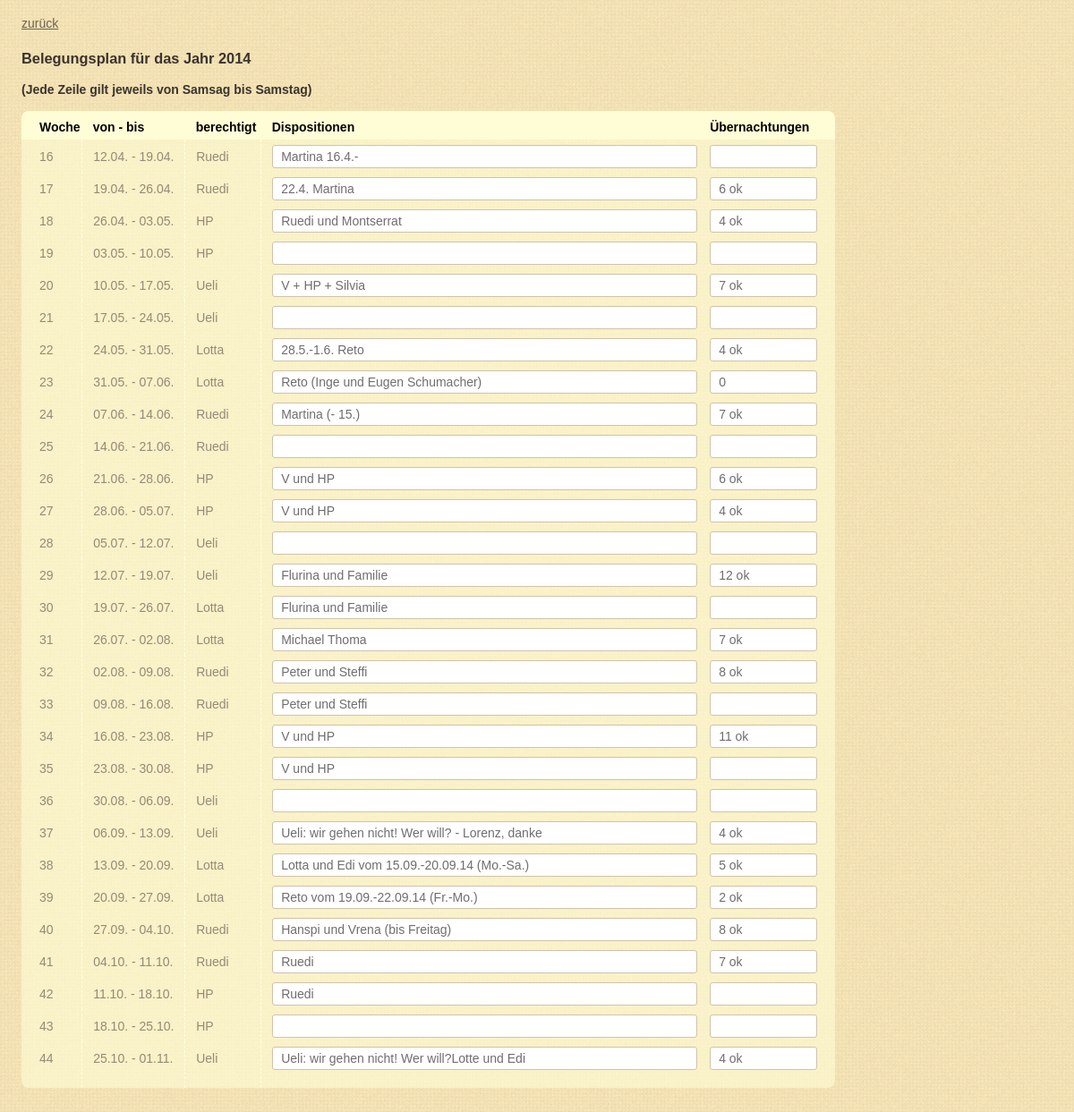
The app's page /history.php?jahr=2014, older data.
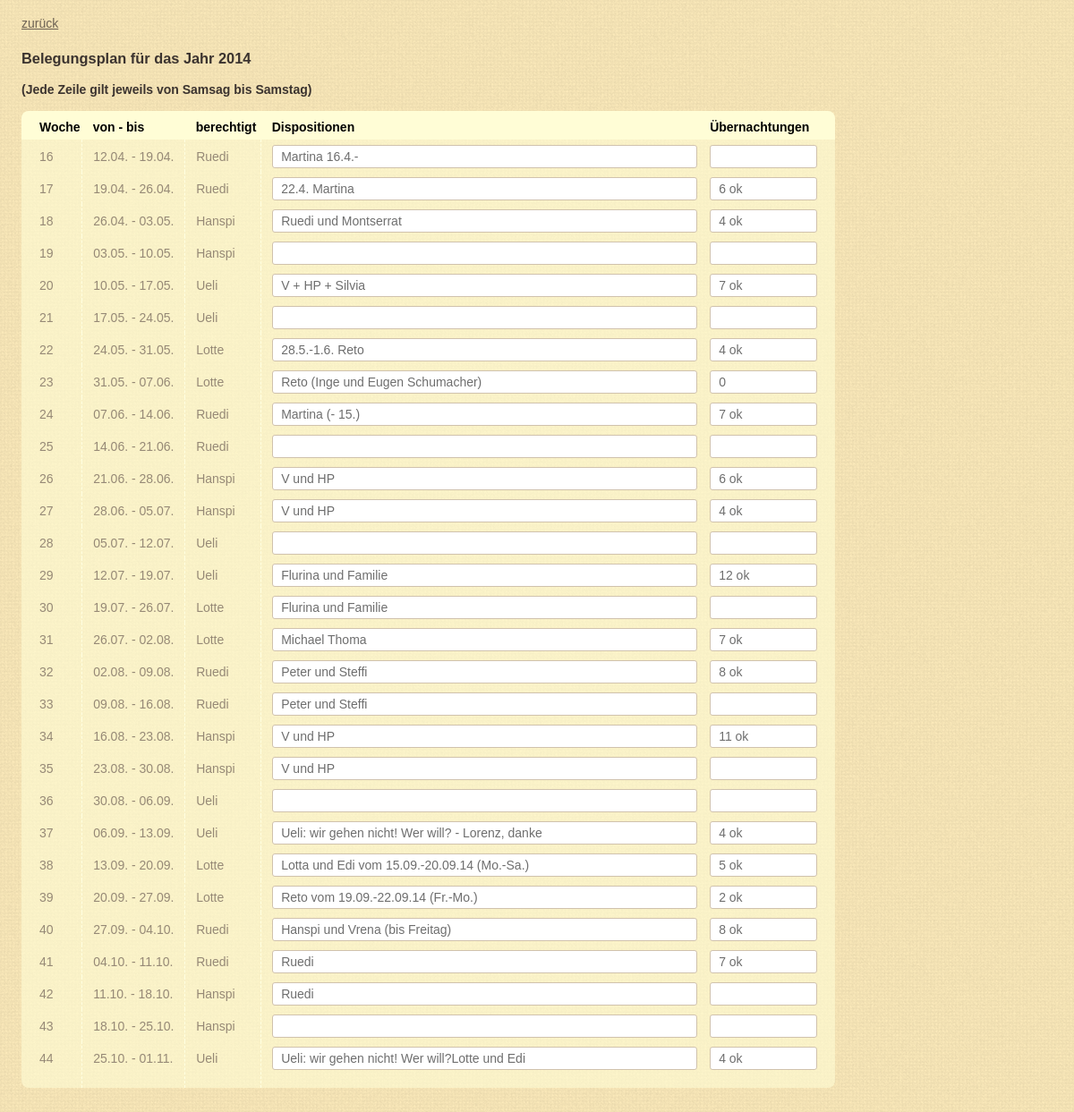
The same page, newer data.
### tables this page shows
CREATE TABLE IF NOT EXISTS `giusiwochen` (
  `jahr` int(8) NOT NULL DEFAULT '0',
  `woche` int(4) NOT NULL DEFAULT '0',
  `datum` varchar(20) DEFAULT NULL,
  `berechtigt` varchar(20) DEFAULT NULL,
  `text` varchar(250) DEFAULT NULL,
  `naechte` varchar(200) NOT NULL DEFAULT ''
);

### web/global.php (called while the page is built)
<?php
$css_url = "css/css-2015-10-16.css";
?>

### web/kalender.php (the view, shortened to what this page needs)
<?php
function getDB() {
	$user = "web225";
	$pwd = "svenska";
	if (strtolower($_SERVER["HTTP_HOST"]) == 'localhost') {
		$user = "web225";
		$pwd = "svenska";
	}
	$link = mysql_connect("localhost", $user, $pwd);
	return $link;
}
function getWeekOfYear($jahr) {
	$my_array = localtime(time(), 1);
	$year = $my_array["tm_year"];
	if ($jahr > (1900 + $year)) {
		return -1;
	} else if ($jahr < (1900 + $year)) {
		return 999;
	}
	$startSA = getFirstSa($jahr);
	$dayofyear = $my_array["tm_yday"] + 1;
	$daysPassed = $dayofyear - $startSA;
	$weekofyear = ceil($daysPassed / 7 );
	return $weekofyear;
}
	?>
	<?php
function printKalender($result, $jahr, $saveButton, $action) {
	$weekofyear = getWeekOfYear($jahr);
	?>
	<div id="plan">
		<h3>Belegungsplan für das Jahr <?php echo $jahr; ?></h2>
		<b>(Jede Zeile gilt jeweils von Samsag bis Samstag)</b>
		<br/>
		<br/>
		<table>
			<thead>
				<td>Woche</td>
				<td>von - bis</td>
				<td>berechtigt</td>
				<td>Dispositionen</td>
				<td>Übernachtungen</td>
			</thead>
			<tbody>
			<?php
			while (list ($woche, $datum, $berechtigt, $text, $naechte) = mysql_fetch_row ($result)) {
				$fontColorClass = '';
				if ($woche < $weekofyear) {
					$fontColorClass = 'passed-week';
				} else if ($woche == $weekofyear) {
					$fontColorClass = 'current-week';
				}
				?>
				<tr>
					<td class="col-week <?php print $fontColorClass ?>"><?php print $woche ?></td>
					<td class="col-date <?php print $fontColorClass ?>"><?php print $datum ?></td>
					<td class="col-who <?php print $fontColorClass ?>"><?php print $berechtigt ?></td>
					<td class="col-text <?php print $fontColorClass ?>"><input type="text" name="text" value="<?php print $text; ?>"></td>
					<td class="col-nights <?php print $fontColorClass ?>"><input type="text" name="naechte" value="<?php print $naechte; ?>"></td>
				</tr>
				<?php
			}
			?>
			</tbody>
		</table>
	<br/>
	<br/>
	</div>
	<?php
}
function printYear($jahr, $printInfos, $saveButton, $action) {
	$link = getDB();
	$result = mysql_query ("SELECT woche, datum, berechtigt, text, naechte FROM giusiwochen WHERE jahr='$jahr' ORDER BY woche", $link);
	if (!$result) {
		print mysql_error();
	} else {
		printKalender($result, $jahr, $saveButton, $action);
	}
}
?>

### web/history.php (shortened to what this page needs)
<?php include "global.php" ?>
<?php
	$jahr = $_GET['jahr'];
	$edit = $_GET['edit'];
	$localtime = localtime(time(), 1);
	$currentYear = 1900 + $localtime["tm_year"];
?>
<html>
	<head>
		<link rel="stylesheet" type="text/css" href="<?php print $css_url; ?>">
	</head>
	<body>
		<div id="history">
			<a id="history-back" href="giusi.php">zurück</a>
			<?php
				printYear($jahr, false, $edit == 'true' || $jahr >= $currentYear ? true : false, "history.php");
			?>
		</div>
	</body>
</html>

### web/css/css-2015-10-16.css (style rules this page uses)
body { font: 14px Arial, Helvetica, sans-serif; color: #3B332F; margin: 0; }
body:not(.body-menu) { background: #fff url('pattern-aqvf.png') repeat right top !important; }
table { border: 0px; border-collapse: collapse; color: #000; border-collapse: collapse; }
td { white-space: nowrap; padding: 6px 2px 4px 12px; font-size: 14px; }
a, a:hover, a:visited { color: #6E6354; }
.passed-week { color: rgb(150, 137, 118); }
.passed-week input { color: rgb(110, 110, 110); }
#rules, #plan, #contact, #history, #history-back { padding: 6px 12px; }
#history { margin-top: 12px; }
#plan thead { background-color: rgb(255, 253, 214); }
#plan thead td { padding: 10px 2px 6px 12px; font-weight: bold; }
#plan thead td:first-child { border-top-left-radius: 8px; }
#plan thead td:last-child { border-top-right-radius: 8px; }
#plan tbody { background-color: rgba(255, 253, 214, 0.6) }
#plan tbody tr:last-child td { padding-bottom: 20px; }
#plan tbody tr:last-child td:first-child { border-bottom-left-radius: 8px; }
#plan tbody tr:last-child td:last-child { border-bottom-right-radius: 8px; }
#plan tbody td:last-child { padding-right: 20px; }
#plan tbody td:nth-child(2), tbody td:nth-child(3), tbody td:nth-child(4) { border-left: dashed 1px rgb(255, 256, 225); }
#plan td:first-child { padding-left: 20px; }
#plan td.col-week { width: 40px; }
#plan td.col-date { width: 100px; }
#plan td.col-who { width: 70px; }
#plan td.col-text input { width: 475px; }
#plan td.col-nights input { width: 120px; }
#plan input { font-size: 14px; padding: 4px 9px; border-radius: 3px; border: 1px solid rgb(208, 194, 173); }

Row changes from the older to the newer data that the page shows:
changed giusiwochen "18": berechtigt "HP" → "Hanspi"
changed giusiwochen "19": berechtigt "HP" → "Hanspi"
changed giusiwochen "22": berechtigt "Lotta" → "Lotte"
changed giusiwochen "23": berechtigt "Lotta" → "Lotte"
changed giusiwochen "26": berechtigt "HP" → "Hanspi"
changed giusiwochen "27": berechtigt "HP" → "Hanspi"
changed giusiwochen "30": berechtigt "Lotta" → "Lotte"
changed giusiwochen "31": berechtigt "Lotta" → "Lotte"
changed giusiwochen "34": berechtigt "HP" → "Hanspi"
changed giusiwochen "35": berechtigt "HP" → "Hanspi"
changed giusiwochen "38": berechtigt "Lotta" → "Lotte"
changed giusiwochen "39": berechtigt "Lotta" → "Lotte"
changed giusiwochen "42": berechtigt "HP" → "Hanspi"
changed giusiwochen "43": berechtigt "HP" → "Hanspi"
